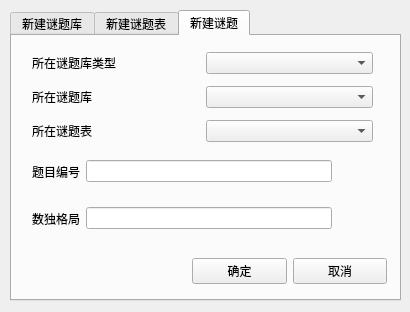
<?xml version="1.0" encoding="UTF-8"?>
<ui version="4.0">
 <class>Insert</class>
 <widget class="QDialog" name="Insert">
  <property name="geometry">
   <rect>
    <x>0</x>
    <y>0</y>
    <width>410</width>
    <height>312</height>
   </rect>
  </property>
  <property name="windowTitle">
   <string>Dialog</string>
  </property>
  <widget class="QTabWidget" name="tabWidget">
   <property name="geometry">
    <rect>
     <x>10</x>
     <y>10</y>
     <width>391</width>
     <height>291</height>
    </rect>
   </property>
   <property name="currentIndex">
    <number>2</number>
   </property>
   <widget class="QWidget" name="Library">
    <attribute name="title">
     <string>新建谜题库</string>
    </attribute>
    <widget class="QWidget" name="layoutWidget">
     <property name="geometry">
      <rect>
       <x>20</x>
       <y>10</y>
       <width>341</width>
       <height>201</height>
      </rect>
     </property>
     <layout class="QVBoxLayout" name="newLibrary">
      <item>
       <layout class="QHBoxLayout" name="libPath">
        <item>
         <widget class="QLabel" name="libPathLabel">
          <property name="text">
           <string>谜题库路径</string>
          </property>
         </widget>
        </item>
        <item>
         <widget class="QLineEdit" name="libPathEdit"/>
        </item>
        <item>
         <widget class="QLabel" name="libPathtipLabel">
          <property name="minimumSize">
           <size>
            <width>35</width>
            <height>35</height>
           </size>
          </property>
          <property name="maximumSize">
           <size>
            <width>35</width>
            <height>35</height>
           </size>
          </property>
          <property name="text">
           <string/>
          </property>
          <property name="scaledContents">
           <bool>false</bool>
          </property>
          <property name="alignment">
           <set>Qt::AlignCenter</set>
          </property>
         </widget>
        </item>
        <item>
         <widget class="QToolButton" name="libPathButton">
          <property name="text">
           <string>...</string>
          </property>
         </widget>
        </item>
       </layout>
      </item>
      <item>
       <layout class="QHBoxLayout" name="libRemarkName">
        <item>
         <widget class="QLabel" name="libRemarkNameLabel">
          <property name="text">
           <string>谜题库备注</string>
          </property>
         </widget>
        </item>
        <item>
         <widget class="QLineEdit" name="libRemarkNameEdit"/>
        </item>
       </layout>
      </item>
      <item>
       <layout class="QHBoxLayout" name="libType">
        <item>
         <widget class="QLabel" name="libTypeLabel">
          <property name="text">
           <string>谜题库类型</string>
          </property>
         </widget>
        </item>
        <item>
         <widget class="QComboBox" name="libTypeBox"/>
        </item>
       </layout>
      </item>
     </layout>
    </widget>
    <widget class="QWidget" name="layoutWidget_1">
     <property name="geometry">
      <rect>
       <x>180</x>
       <y>220</y>
       <width>195</width>
       <height>31</height>
      </rect>
     </property>
     <layout class="QHBoxLayout" name="newLibraryCMD">
      <item>
       <widget class="QPushButton" name="newLibraryYes">
        <property name="text">
         <string>确定</string>
        </property>
       </widget>
      </item>
      <item>
       <widget class="QPushButton" name="newLibraryNo">
        <property name="text">
         <string>取消</string>
        </property>
       </widget>
      </item>
     </layout>
    </widget>
   </widget>
   <widget class="QWidget" name="table">
    <attribute name="title">
     <string>新建谜题表</string>
    </attribute>
    <widget class="QWidget" name="layoutWidget_2">
     <property name="geometry">
      <rect>
       <x>20</x>
       <y>10</y>
       <width>341</width>
       <height>201</height>
      </rect>
     </property>
     <layout class="QVBoxLayout" name="newTable">
      <item>
       <layout class="QHBoxLayout" name="tableinlibtype">
        <item>
         <widget class="QLabel" name="tableinlibtypeLabel">
          <property name="text">
           <string>所在谜题库类型</string>
          </property>
         </widget>
        </item>
        <item>
         <widget class="QComboBox" name="tableinlibtypeBox"/>
        </item>
       </layout>
      </item>
      <item>
       <layout class="QHBoxLayout" name="tableinlib">
        <item>
         <widget class="QLabel" name="tableinlibLabel">
          <property name="text">
           <string>所在谜题库</string>
          </property>
         </widget>
        </item>
        <item>
         <widget class="QComboBox" name="tableinlibBox"/>
        </item>
       </layout>
      </item>
      <item>
       <layout class="QHBoxLayout" name="tableId">
        <item>
         <widget class="QLabel" name="tableIdLabel">
          <property name="text">
           <string>谜题表名称</string>
          </property>
         </widget>
        </item>
        <item>
         <widget class="QLineEdit" name="tableIdEdit"/>
        </item>
        <item>
         <widget class="QLabel" name="tableIdtipLabel">
          <property name="minimumSize">
           <size>
            <width>35</width>
            <height>35</height>
           </size>
          </property>
          <property name="maximumSize">
           <size>
            <width>35</width>
            <height>35</height>
           </size>
          </property>
          <property name="text">
           <string/>
          </property>
          <property name="scaledContents">
           <bool>false</bool>
          </property>
          <property name="alignment">
           <set>Qt::AlignCenter</set>
          </property>
         </widget>
        </item>
       </layout>
      </item>
      <item>
       <layout class="QHBoxLayout" name="tableRemarkName">
        <item>
         <widget class="QLabel" name="tableRemarkNameLabel">
          <property name="text">
           <string>谜题表备注</string>
          </property>
         </widget>
        </item>
        <item>
         <widget class="QLineEdit" name="tableRemarkNameEdit"/>
        </item>
       </layout>
      </item>
     </layout>
    </widget>
    <widget class="QWidget" name="layoutWidget_3">
     <property name="geometry">
      <rect>
       <x>180</x>
       <y>220</y>
       <width>195</width>
       <height>31</height>
      </rect>
     </property>
     <layout class="QHBoxLayout" name="newTable_2">
      <item>
       <widget class="QPushButton" name="newTableYes">
        <property name="text">
         <string>确定</string>
        </property>
       </widget>
      </item>
      <item>
       <widget class="QPushButton" name="newTableNo">
        <property name="text">
         <string>取消</string>
        </property>
       </widget>
      </item>
     </layout>
    </widget>
   </widget>
   <widget class="QWidget" name="puzzle">
    <attribute name="title">
     <string>新建谜题</string>
    </attribute>
    <widget class="QWidget" name="layoutWidget_4">
     <property name="geometry">
      <rect>
       <x>20</x>
       <y>10</y>
       <width>341</width>
       <height>201</height>
      </rect>
     </property>
     <layout class="QVBoxLayout" name="newPuzzle">
      <item>
       <layout class="QHBoxLayout" name="puzzleinlibtype">
        <item>
         <widget class="QLabel" name="puzzleinlibtypeLabel">
          <property name="text">
           <string>所在谜题库类型</string>
          </property>
         </widget>
        </item>
        <item>
         <widget class="QComboBox" name="puzzleinlibtypeBox"/>
        </item>
       </layout>
      </item>
      <item>
       <layout class="QHBoxLayout" name="puzzleinlib">
        <item>
         <widget class="QLabel" name="puzzleinlibLabel">
          <property name="text">
           <string>所在谜题库</string>
          </property>
         </widget>
        </item>
        <item>
         <widget class="QComboBox" name="puzzleinlibBox"/>
        </item>
       </layout>
      </item>
      <item>
       <layout class="QHBoxLayout" name="puzzleintable">
        <item>
         <widget class="QLabel" name="puzzleintableLabel">
          <property name="text">
           <string>所在谜题表</string>
          </property>
         </widget>
        </item>
        <item>
         <widget class="QComboBox" name="puzzleintableBox"/>
        </item>
       </layout>
      </item>
      <item>
       <layout class="QHBoxLayout" name="puzzleId">
        <item>
         <widget class="QLabel" name="puzzleIdLabel">
          <property name="text">
           <string>题目编号</string>
          </property>
         </widget>
        </item>
        <item>
         <widget class="QLineEdit" name="puzzleIdEdit"/>
        </item>
        <item>
         <widget class="QLabel" name="puzzleIdtipLabel">
          <property name="minimumSize">
           <size>
            <width>35</width>
            <height>35</height>
           </size>
          </property>
          <property name="maximumSize">
           <size>
            <width>35</width>
            <height>35</height>
           </size>
          </property>
          <property name="text">
           <string/>
          </property>
          <property name="scaledContents">
           <bool>false</bool>
          </property>
          <property name="alignment">
           <set>Qt::AlignCenter</set>
          </property>
         </widget>
        </item>
       </layout>
      </item>
      <item>
       <layout class="QHBoxLayout" name="puzzlecontent">
        <item>
         <widget class="QLabel" name="puzzlecontentLabel">
          <property name="text">
           <string>数独格局</string>
          </property>
         </widget>
        </item>
        <item>
         <widget class="QLineEdit" name="puzzlecontentEdit"/>
        </item>
        <item>
         <widget class="QLabel" name="puzzlecontenttipLabel">
          <property name="minimumSize">
           <size>
            <width>35</width>
            <height>35</height>
           </size>
          </property>
          <property name="maximumSize">
           <size>
            <width>35</width>
            <height>35</height>
           </size>
          </property>
          <property name="text">
           <string/>
          </property>
         </widget>
        </item>
       </layout>
      </item>
     </layout>
    </widget>
    <widget class="QWidget" name="layoutWidget_5">
     <property name="geometry">
      <rect>
       <x>180</x>
       <y>220</y>
       <width>195</width>
       <height>31</height>
      </rect>
     </property>
     <layout class="QHBoxLayout" name="newPuzzle_2">
      <item>
       <widget class="QPushButton" name="newPuzzleYes">
        <property name="text">
         <string>确定</string>
        </property>
       </widget>
      </item>
      <item>
       <widget class="QPushButton" name="newPuzzleNo">
        <property name="text">
         <string>取消</string>
        </property>
       </widget>
      </item>
     </layout>
    </widget>
   </widget>
  </widget>
 </widget>
 <resources/>
 <connections/>
</ui>
